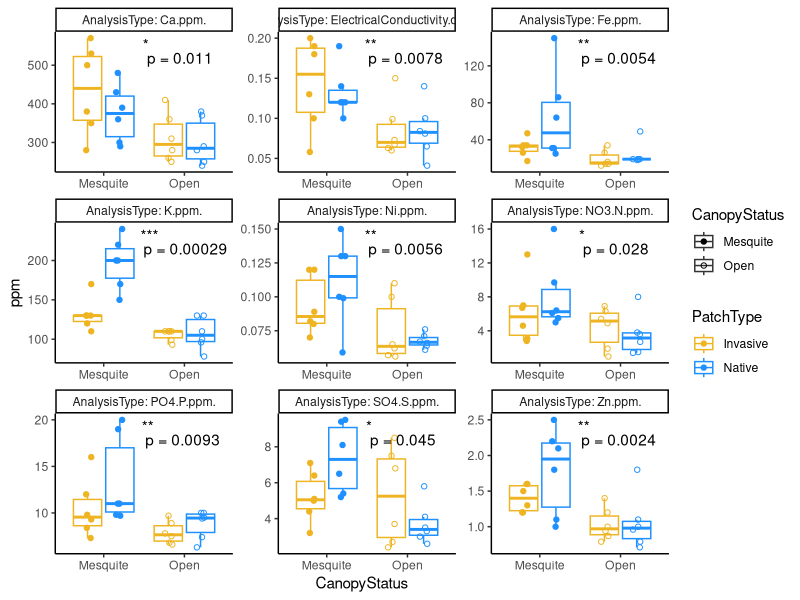
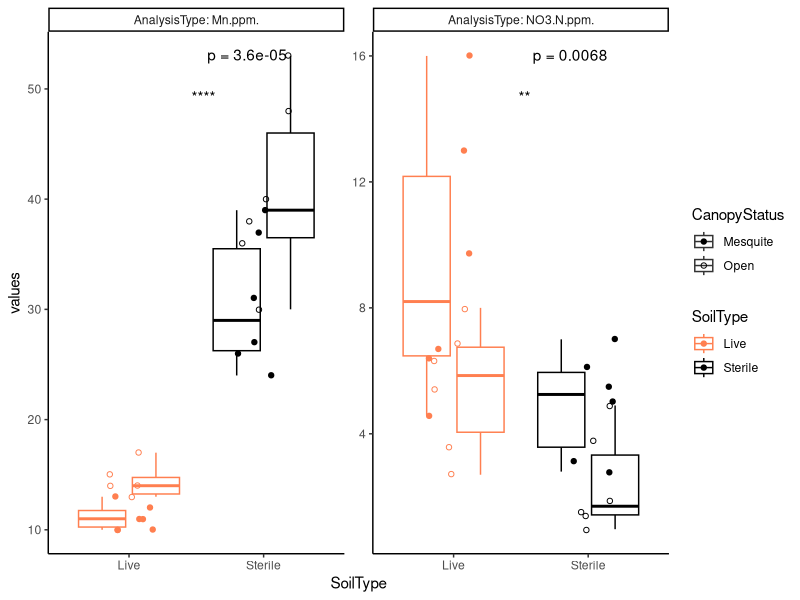
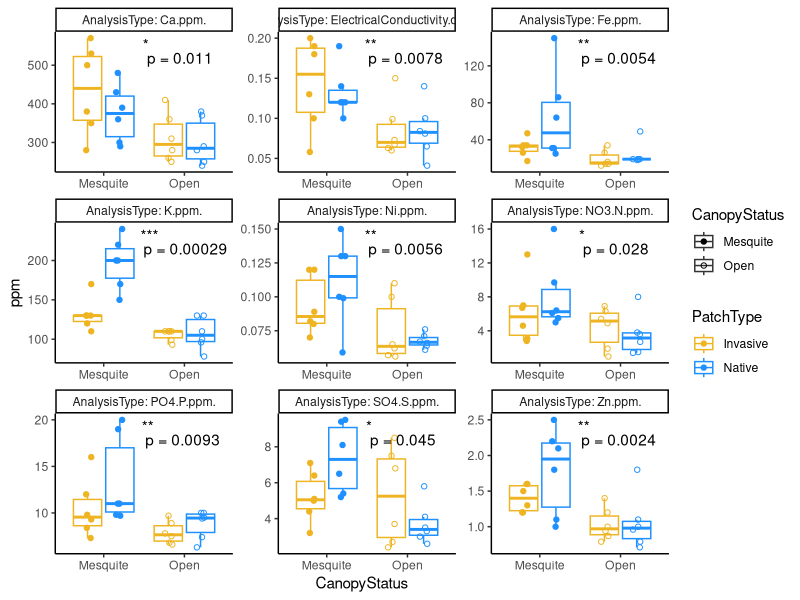
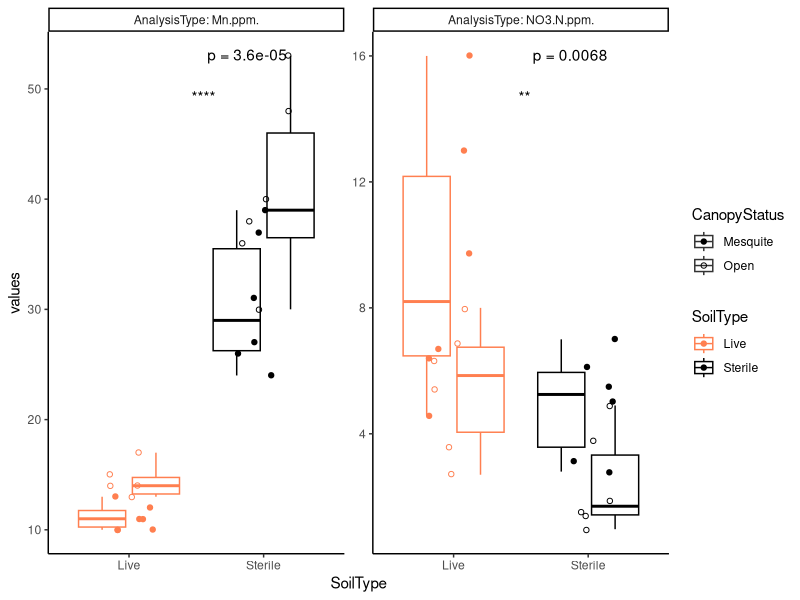

Write R code to recreate these figures, in order.
#Monsoon Soil Endophytes

#AnalysisType Comparisons
#Taylor Portman
#21OCT22

#Read in libraries
library(dplyr)
library(ggplot2)
library(tidyr)
library(ggpubr)

#Set workind directory
setwd("/Volumes/GoogleDrive/My Drive/projects/MastersThesis/R/SRER_FieldExperiment")

#Read in data
dat<-read.csv("data_clean/MonsoonSoilChem_Clean.csv")
metadata<-read.csv("data_clean/MonsoonSoilMetadata_Clean.csv")
chem.long<-read.csv("data_clean/MonsoonSoilChem_Long_Clean.csv")

#Figure save file path
figures= 'MonsoonSoilChemistry/figures'


# Significant AnalysisType Comparisons ------------------------------------
sig.analysis1<-chem.long%>%
  filter(AnalysisType=="Ca.ppm."| AnalysisType=="Fe.ppm." | AnalysisType== "K.ppm."|
           AnalysisType=="ElectricalConductivity.dS.m."| AnalysisType=="Ni.ppm."| AnalysisType=="NO3.N.ppm."|
           AnalysisType=="PO4.P.ppm."| AnalysisType=="SO4.S.ppm."| AnalysisType=="Zn.ppm.")

sig.analysis2<-chem.long%>%
  filter(AnalysisType=="Mn.ppm."|AnalysisType=="NO3.N.ppm.")

# Sig Analysis 1: CanopyStatus  -----------------------------------------------------------

compare_means(values ~ CanopyStatus, data = sig.analysis1, 
              group.by = "AnalysisType")

colors= c("Invasive"= "goldenrod2", "Native"= "dodgerblue")
shapes= c("Mesquite"= 19, "Open"=1)
p <- ggboxplot(sig.analysis1, x = "CanopyStatus", y = "values",
               color = "PatchType", palette = colors,
               add = "jitter", shape= "CanopyStatus",
               facet.by = "AnalysisType", scales= "free",
               short.panel.labs = FALSE)+
  labs(y="ppm")
# Use only p.format as label. Remove method name.
p<-p + stat_compare_means(label = "p.signif" ,label.x.npc= 0.5, label.y.npc = .9)+ 
  theme_classic()+
  stat_compare_means(label="p.format", label.x.npc= .70, label.y.npc=0.8)+
  scale_shape_manual(values=shapes)
p
fileName = paste(figures, 'Boxplot_SigChemAnalysis_CanopyStatus.png',sep = '/')
ggsave(fileName, p, dpi = 800,width= 18, height=12, units=c('cm'))

# Sig Analysis 2: SoilType  -----------------------------------------------------------

compare_means(values ~ SoilType, data = sig.analysis2, 
              group.by = "AnalysisType")

colors= c("Live"= "coral", "Sterile"= "black")
shapes= c("Mesquite"= 19, "Open"=1)
p <- ggboxplot(sig.analysis2, x = "SoilType", y = "values",
               color = "SoilType", palette = colors,
               add = "jitter", shape= "CanopyStatus",
               facet.by = "AnalysisType", scales= "free",
               short.panel.labs = FALSE)
# Use only p.format as label. Remove method name.
p<-p + stat_compare_means(label = "p.signif" ,label.x.npc= 0.5, label.y.npc = .9)+ 
  theme_classic()+
  stat_compare_means(label="p.format", label.x.npc= .70, label.y.npc=0.99)+
  scale_shape_manual(values=shapes)
p
fileName = paste(figures, 'Boxplot_SigChemAnalysis_SoilType.png',sep = '/')
ggsave(fileName, p, dpi = 800,width= 18, height=12, units=c('cm'))
